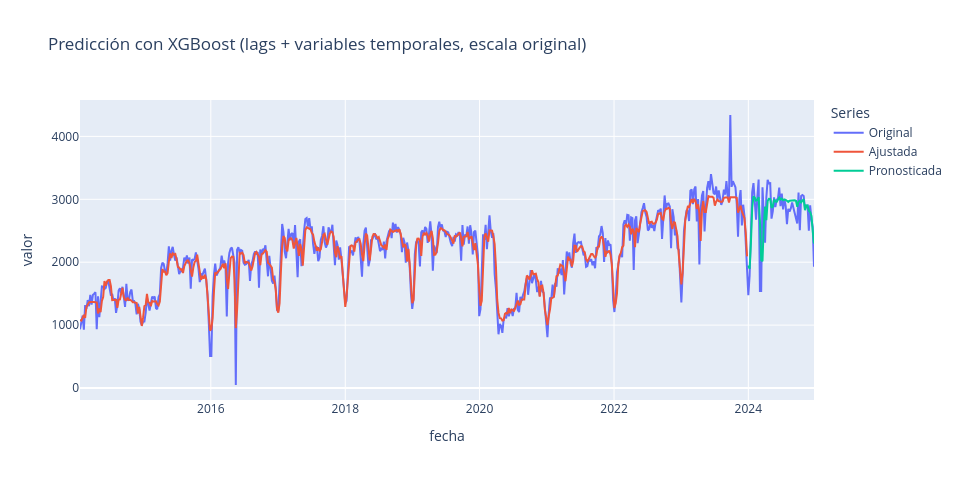

This figure's notebook cell:
### Code cell
title = "Predicción con XGBoost (lags + variables temporales, escala original)"

# Los datos a graficar
data_tuples = (
    (df_original, 'Original'),
    (df_ajustado, 'Ajustada'),
    (df_pronostico, 'Pronosticada'),
    # (df_pronostico_c, 'Pronosticada Completa'),
)

plot_forecast(
    *data_tuples,  # Desempaqueta los datos
    y='valor',
    title=title,
    **common_plot_args  # Desempaqueta los argumentos comunes
)

# Grafica solo de prueba
# Los datos a graficar
# data_tuples = (
#     (df_test, 'Real'),
#     (df_pronostico, 'Pronosticada'),
# )

# plot_forecast(
#     *data_tuples,  # Desempaqueta los datos
#     y='valor',
#     title=title,
#     **common_plot_args  # Desempaqueta los argumentos comunes
# )

### Figure 1 — Plotly figure (JSON) as saved in the notebook; plotly's stock layout.template omitted (floating-point values rounded to 4 significant figures; data arrays with more than 128 entries replaced by an {"elided": "..."} marker saying what was removed)
{"data": [{"customdata": {"elided": "571x1 int values"}, "hovertemplate": "<b>Original</b><br>Fecha: %{x}<br>valor: %{y}<br>Semana: %{customdata[0]}<extra></extra>", "mode": "lines", "name": "Original", "type": "scatter", "x": {"elided": "571 str values"}, "y": {"elided": "571 float values"}}, {"customdata": {"elided": "519x1 int values"}, "hovertemplate": "<b>Ajustada</b><br>Fecha: %{x}<br>valor: %{y}<br>Semana: %{customdata[0]}<extra></extra>", "mode": "lines", "name": "Ajustada", "type": "scatter", "x": {"elided": "519 str values"}, "y": {"elided": "519 float values"}}, {"customdata": [[1], [2], [3], [4], [5], [6], [7], [8], [9], [10], [11], [12], [13], [14], [15], [16], [17], [18], [19], [20], [21], [22], [23], [24], [25], [26], [27], [28], [29], [30], [31], [32], [33], [34], [35], [36], [37], [38], [39], [40], [41], [42], [43], [44], [45], [46], [47], [48], [49], [50], [51], [52]], "hovertemplate": "<b>Pronosticada</b><br>Fecha: %{x}<br>valor: %{y}<br>Semana: %{customdata[0]}<extra></extra>", "mode": "lines", "name": "Pronosticada", "type": "scatter", "x": ["2024-01-01T00:00:00", "2024-01-08T00:00:00", "2024-01-15T00:00:00", "2024-01-22T00:00:00", "2024-01-29T00:00:00", "2024-02-05T00:00:00", "2024-02-12T00:00:00", "2024-02-19T00:00:00", "2024-02-26T00:00:00", "2024-03-04T00:00:00", "2024-03-11T00:00:00", "2024-03-18T00:00:00", "2024-03-25T00:00:00", "2024-04-01T00:00:00", "2024-04-08T00:00:00", "2024-04-15T00:00:00", "2024-04-22T00:00:00", "2024-04-29T00:00:00", "2024-05-06T00:00:00", "2024-05-13T00:00:00", "2024-05-20T00:00:00", "2024-05-27T00:00:00", "2024-06-03T00:00:00", "2024-06-10T00:00:00", "2024-06-17T00:00:00", "2024-06-24T00:00:00", "2024-07-01T00:00:00", "2024-07-08T00:00:00", "2024-07-15T00:00:00", "2024-07-22T00:00:00", "2024-07-29T00:00:00", "2024-08-05T00:00:00", "2024-08-12T00:00:00", "2024-08-19T00:00:00", "2024-08-26T00:00:00", "2024-09-02T00:00:00", "2024-09-09T00:00:00", "2024-09-16T00:00:00", "2024-09-23T00:00:00", "2024-09-30T00:00:00", "2024-10-07T00:00:00", "2024-10-14T00:00:00", "2024-10-21T00:00:00", "2024-10-28T00:00:00", "2024-11-04T00:00:00", "2024-11-11T00:00:00", "2024-11-18T00:00:00", "2024-11-25T00:00:00", "2024-12-02T00:00:00", "2024-12-09T00:00:00", "2024-12-16T00:00:00", "2024-12-23T00:00:00"], "y": [1947.0, 1893.0, 2303.0, 2862.0, 3046.0, 3027.0, 2979.0, 2989.0, 3036.0, 2664.0, 2034.0, 2016.0, 2592.0, 2885.0, 2668.0, 2972.0, 3008.0, 3007.0, 2866.0, 2883.0, 2999.0, 2965.0, 2960.0, 3005.0, 3027.0, 2996.0, 3011.0, 2986.0, 2997.0, 2992.0, 2974.0, 2959.0, 2978.0, 2983.0, 2985.0, 2986.0, 2986.0, 2976.0, 2881.0, 2961.0, 2977.0, 2951.0, 2985.0, 3003.0, 2827.0, 2902.0, 2901.0, 2819.0, 2799.0, 2734.0, 2506.0, 2296.0]}], "layout": {"height": 480, "hovermode": "x unified", "legend": {"title": {"text": "Series"}}, "title": {"text": "Predicción con XGBoost (lags + variables temporales, escala original)"}, "width": 960, "xaxis": {"title": {"text": "fecha"}}, "yaxis": {"title": {"text": "valor"}}}}
